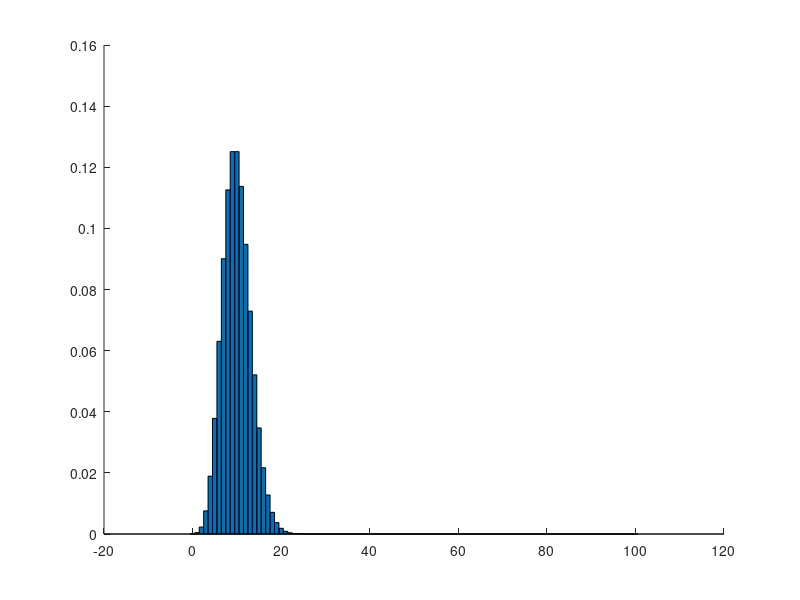

This chart was generated by the following MATLAB code: (Note: this script raises an error after producing the figure.)
clear
close all

x = 0 : 100;

for lambda = [10 30 50 70 90]
    pr = exp(x*log(lambda) - lambda - gammaln(x+1));
    bar(x, pr, 1, EdgeColor="none", FaceAlpha=0.5, DisplayName="$\lambda="+lambda+"$")
    hold on
end

xlim([min(x), max(x)])
xlabel('$k$', Interpreter='latex')
ylabel('${\rm P}(X=k)$', Interpreter='latex')

grid on

pad_legend(legend(Interpreter="latex", Location="eastoutside"));

set(gcf, Position=[200 200 800 300])

exportgraphics(gca, "../pdf_poission.pdf", ContentType="vector", BackgroundColor="none")
